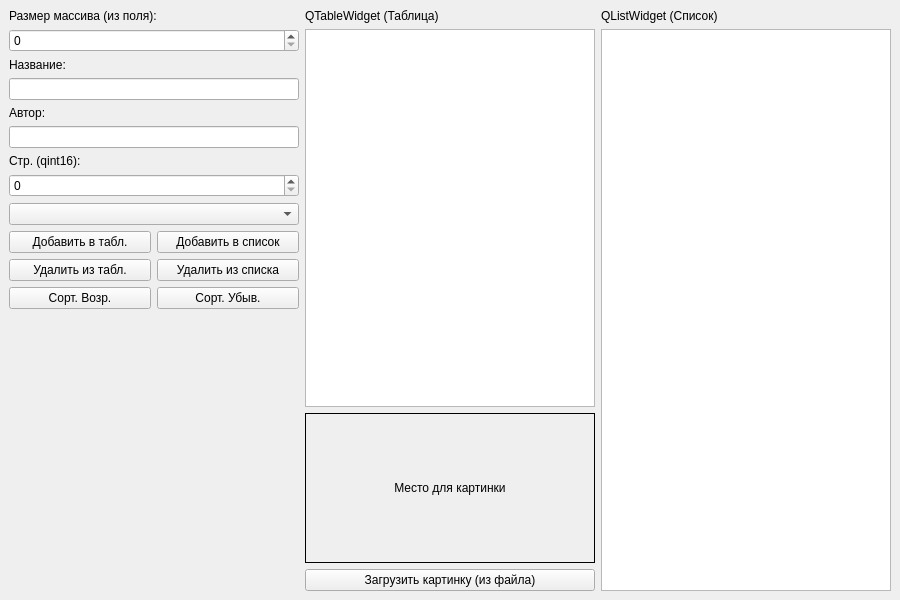
<?xml version="1.0" encoding="UTF-8"?>
<ui version="4.0">
 <class>MainWindow</class>
 <widget class="QMainWindow" name="MainWindow">
  <property name="geometry">
   <rect>
    <x>0</x>
    <y>0</y>
    <width>900</width>
    <height>600</height>
   </rect>
  </property>
  <property name="windowTitle">
   <string>Задание QT - Библиотека</string>
  </property>
  <widget class="QWidget" name="centralwidget">
   <layout class="QGridLayout" name="gridLayout">
    <item row="0" column="1">
     <layout class="QVBoxLayout" name="verticalLayout_Table">
      <item>
       <widget class="QLabel" name="labelTable">
        <property name="text">
         <string>QTableWidget (Таблица)</string>
        </property>
       </widget>
      </item>
      <item>
       <widget class="QTableWidget" name="tableWidget"/>
      </item>
      <item>
       <widget class="QLabel" name="labelImage">
        <property name="minimumSize">
         <size>
          <width>0</width>
          <height>150</height>
         </size>
        </property>
        <property name="frameShape">
         <enum>QFrame::Shape::Box</enum>
        </property>
        <property name="text">
         <string>Место для картинки</string>
        </property>
        <property name="alignment">
         <set>Qt::AlignmentFlag::AlignCenter</set>
        </property>
       </widget>
      </item>
      <item>
       <widget class="QPushButton" name="btnLoadImg">
        <property name="text">
         <string>Загрузить картинку (из файла)</string>
        </property>
       </widget>
      </item>
     </layout>
    </item>
    <item row="0" column="0">
     <layout class="QVBoxLayout" name="verticalLayout_Inputs">
      <item>
       <widget class="QLabel" name="label_4">
        <property name="text">
         <string>Размер массива (из поля):</string>
        </property>
       </widget>
      </item>
      <item>
       <widget class="QSpinBox" name="spinBoxArraySize">
        <property name="maximum">
         <number>1000</number>
        </property>
       </widget>
      </item>
      <item>
       <widget class="QLabel" name="label">
        <property name="text">
         <string>Название:</string>
        </property>
       </widget>
      </item>
      <item>
       <widget class="QLineEdit" name="lineEditTitle"/>
      </item>
      <item>
       <widget class="QLabel" name="label_2">
        <property name="text">
         <string>Автор:</string>
        </property>
       </widget>
      </item>
      <item>
       <widget class="QLineEdit" name="lineEditAuthor"/>
      </item>
      <item>
       <widget class="QLabel" name="label_3">
        <property name="text">
         <string>Стр. (qint16):</string>
        </property>
       </widget>
      </item>
      <item>
       <widget class="QSpinBox" name="spinBoxPages">
        <property name="maximum">
         <number>32767</number>
        </property>
       </widget>
      </item>
      <item>
       <widget class="QComboBox" name="comboBox"/>
      </item>
      <item>
       <layout class="QHBoxLayout" name="horizontalLayout_2">
        <item>
         <widget class="QPushButton" name="btnAddTable">
          <property name="text">
           <string>Добавить в табл.</string>
          </property>
         </widget>
        </item>
        <item>
         <widget class="QPushButton" name="btnAddList">
          <property name="text">
           <string>Добавить в список</string>
          </property>
         </widget>
        </item>
       </layout>
      </item>
      <item>
       <layout class="QHBoxLayout" name="horizontalLayout">
        <item>
         <widget class="QPushButton" name="btnDelTable">
          <property name="text">
           <string>Удалить из табл.</string>
          </property>
         </widget>
        </item>
        <item>
         <widget class="QPushButton" name="btnDelList">
          <property name="text">
           <string>Удалить из списка</string>
          </property>
         </widget>
        </item>
       </layout>
      </item>
      <item>
       <layout class="QHBoxLayout" name="horizontalLayout_3">
        <item>
         <widget class="QPushButton" name="btnSortAsc">
          <property name="text">
           <string>Сорт. Возр.</string>
          </property>
         </widget>
        </item>
        <item>
         <widget class="QPushButton" name="btnSortDesc">
          <property name="text">
           <string>Сорт. Убыв.</string>
          </property>
         </widget>
        </item>
       </layout>
      </item>
      <item>
       <spacer name="verticalSpacer">
        <property name="orientation">
         <enum>Qt::Orientation::Vertical</enum>
        </property>
        <property name="sizeHint" stdset="0">
         <size>
          <width>20</width>
          <height>40</height>
         </size>
        </property>
       </spacer>
      </item>
     </layout>
    </item>
    <item row="0" column="2">
     <layout class="QVBoxLayout" name="verticalLayout_List">
      <item>
       <widget class="QLabel" name="labelList">
        <property name="text">
         <string>QListWidget (Список)</string>
        </property>
       </widget>
      </item>
      <item>
       <widget class="QListWidget" name="listWidget"/>
      </item>
     </layout>
    </item>
   </layout>
  </widget>
 </widget>
 <resources/>
 <connections/>
</ui>
